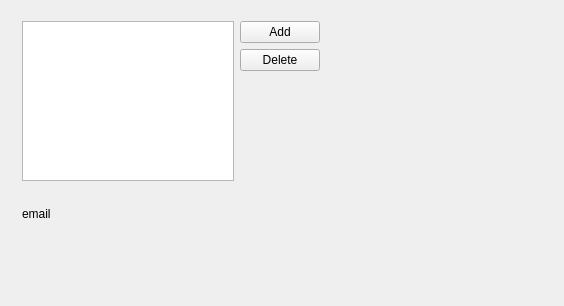
<?xml version="1.0" encoding="UTF-8"?>
<ui version="4.0">
 <class>AddressBookClass</class>
 <widget class="QWidget" name="AddressBookClass">
  <property name="geometry">
   <rect>
    <x>0</x>
    <y>0</y>
    <width>564</width>
    <height>306</height>
   </rect>
  </property>
  <property name="windowTitle">
   <string>AddressBook</string>
  </property>
  <widget class="QWidget" name="">
   <property name="geometry">
    <rect>
     <x>11</x>
     <y>10</y>
     <width>320</width>
     <height>222</height>
    </rect>
   </property>
   <layout class="QGridLayout" name="gridLayout">
    <item row="0" column="0">
     <widget class="QListWidget" name="addressList"/>
    </item>
    <item row="0" column="1">
     <layout class="QVBoxLayout" name="verticalLayout">
      <item>
       <widget class="QPushButton" name="addButton">
        <property name="text">
         <string>Add</string>
        </property>
       </widget>
      </item>
      <item>
       <widget class="QPushButton" name="deleteButton">
        <property name="text">
         <string>Delete</string>
        </property>
       </widget>
      </item>
      <item>
       <spacer name="verticalSpacer">
        <property name="orientation">
         <enum>Qt::Vertical</enum>
        </property>
        <property name="sizeHint" stdset="0">
         <size>
          <width>20</width>
          <height>80</height>
         </size>
        </property>
       </spacer>
      </item>
     </layout>
    </item>
    <item row="1" column="0" colspan="2">
     <widget class="QLabel" name="nameLabel">
      <property name="text">
       <string>&lt;No item selected&gt;</string>
      </property>
     </widget>
    </item>
    <item row="2" column="0" colspan="2">
     <widget class="QLabel" name="emailLabel">
      <property name="text">
       <string>email</string>
      </property>
     </widget>
    </item>
   </layout>
  </widget>
 </widget>
 <layoutdefault spacing="6" margin="11"/>
 <resources>
  <include location="addressbook.qrc"/>
 </resources>
 <connections/>
</ui>
